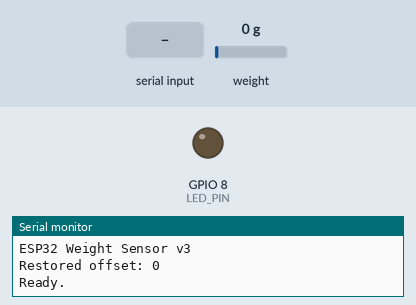
This sketch was run on a simulated ESP32-S3. Parts: output pins drawn as LEDs (lit = HIGH), the last lines printed to the serial monitor. Inputs (shaded band) come from the test bench; at power-on: weight on the scale 0 g. EEPROM starts erased.

Above: at 2.2 s.
2.3 s: weight on the scale set to 100 g
4.6 s: "do_tare\n" received over Serial
At 5.8 s:
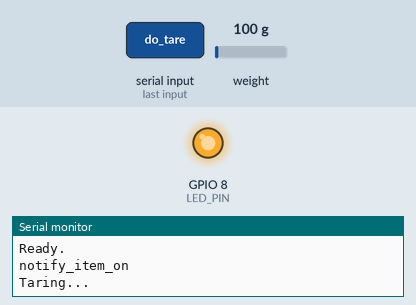
8.9 s: "check_item\n" received over Serial
Timing chart, 0 to 11.9 s (numbered marks = the images above; inputs shaded):
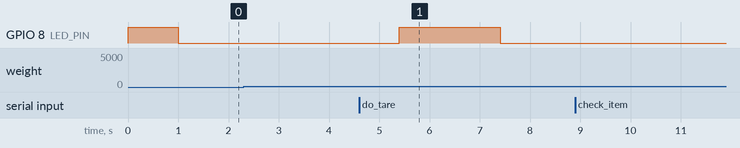

Measured:
- after the input at 4.6 s, GPIO 8 (LED_PIN): LOW → HIGH after 0.80 s, → LOW 2.0 s later

The sketch:

esp32_weight_sensor_v3.ino
```cpp
#include <HX711.h>
#include <Preferences.h>

HX711 scale;
Preferences prefs;

uint8_t dataPin = 4;
uint8_t clockPin = 3;
float_t factor = 717.056;

bool isItemOn = false;
bool lastItemOnState = false;

int read_samples = 10;  // Average over samples (lower = faster, higher = slower)

const int LED_PIN = 8;

void setup() {
    Serial.begin(115200);
    Serial.printf("ESP32 Weight Sensor v3\n");

    pinMode(LED_PIN, OUTPUT);
    turnLedOff();
    delay(1000);  // Give time for serial and sensor to settle

    scale.begin(dataPin, clockPin);
    scale.set_scale(factor);

    // Wait until the scale is ready
    while (!scale.is_ready()) {
        Serial.println("Waiting for HX711...");
        delay(100);
    }

    // Load saved offset from NVS
    prefs.begin("scale", true);  // Open in read-only mode
    long offset = prefs.getLong("offset", 0);
    prefs.end();

    scale.set_offset(offset);
    Serial.printf("Restored offset: %ld\n", offset);

    turnLedOn();
    Serial.println("Ready.");
}

void loop() {
    static String inputString = "";

    // Read serial input
    while (Serial.available()) {
        char inChar = (char)Serial.read();
        if (inChar == '\n' || inChar == '\r') {
            inputString.trim();
            if (inputString == "do_tare") {
                doTare();
            } else if (inputString == "check_item") {
                Serial.println(isItemOn ? "status_item_on" : "status_item_off");
            }
            inputString = "";
        } else {
            inputString += inChar;
        }
    }

    // Regular weight checking
    if (scale.is_ready()) {
        float avg_units = scale.get_units(read_samples);
        isItemOn = avg_units >= 5.0;

        if (isItemOn != lastItemOnState) {
            Serial.println(isItemOn ? "notify_item_on" : "notify_item_off");
            lastItemOnState = isItemOn;
        }
    }

    delay(100);  // Small delay to prevent overwhelming the sensor
}

void doTare() {
    turnLedOff();
    Serial.println("Taring...");
    scale.tare(20);  // Tare with averaging

    long newOffset = scale.get_offset();

    // Save offset to NVS
    prefs.begin("scale", false);  // Open in read-write mode
    prefs.putLong("offset", newOffset);
    prefs.end();

    Serial.printf("tare_OK, saved offset: %ld\n", newOffset);
    turnLedOn();
}

void turnLedOn() {
    digitalWrite(LED_PIN, false);  // Assuming active-low LED
}

void turnLedOff() {
    digitalWrite(LED_PIN, true);
}
```
